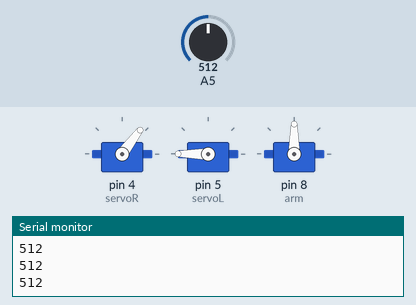
The sketch below on a simulated Arduino Uno, built with avr-gcc and run on an emulated ATmega328P. On the bench: 3 × servo, the last lines printed to the serial monitor. The inputs (shaded band) are chosen by the test bench; at power-on: A5 = 512.

Above: at 1.2 s.
1.3 s: A5 set to 632
2.8 s: A5 set to 655
At 4.1 s:
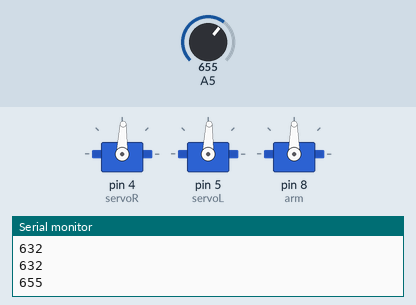
At 5.5 s:
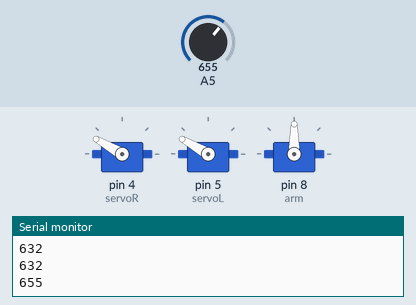
5.8 s: A5 set to 363
8.3 s: A5 set to 339
Timing chart, 0 to 18.3 s (numbered marks = the images above; inputs shaded):
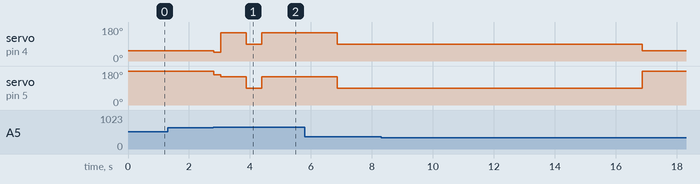

Measured:
- the behaviour switches between 643 and 644 on A5 (found by bisection; images 0 and 1)
- after the input at 2.8 s, servo on pin 4 (servoR): 53° → 46° at once, → 150° 0.23 s later, → 88° 0.84 s later, → 150° 0.50 s later; servo on pin 5 (servoL): 180° → 160° at once, → 150° 0.23 s later, → 88° 0.84 s later, → 150° 0.50 s later

The sketch:

ex6.ino
```cpp
//センサで障害物を検知し、自動で迷路を走破するプログラム
#include <Servo.h>
Servo servoR;
Servo servoL;
Servo arm;
int a; // arm sensor
void setup() {
  // put your setup code here, to run once:

servoR.attach(4);//右モータが4に配線されている場合のアタッチ
servoL.attach(5);
arm.attach(8);//8番のモータをアームのモータとする
//各モータの回転位置の初期化
servoR.write(88);
servoL.write(88);
arm.write(88);
Serial.begin(9600);//シリアル通信の転送速度
}

void set_motor(int L, int R){
  servoL.write(L);//0≦L≦180、90から離れるほど速く回転
  servoR.write(R);//0≦R≦180
}


void run_forward(double X){
  double k = 500/480;
  double T;
  T = k*(X+4.68)/0.1056;
  set_motor(160,46);
  delay(T);
  set_motor(88,88);
}

void turn(double A){
  double k = 90/95;
  double T;
  if(A<=180){
    set_motor(150,150);
  }else{
    set_motor(30,30);
    A=360-A;
  }
  T = 0.88*(A+5.36)/0.0998;
  delay(T);
  set_motor(88,88);
}

void loop(){
  a = analogRead(A5);//A5番のピンについている距離センサの値を読み取り
  Serial.println(a);//センサ値出力
  Serial.println();//シリアルモニタ上で改行
if(a>643) {//停止（前に障害物があるかの閾値は643）
  run_forward(20);
  turn(90);
  delay(500);
  a = analogRead(A5);
  if(a >= 350){
    turn(180);
    a = analogRead(A5);
    if(a >= 350){
      turn(90);
      delay(10000);
    }
  }
  arm.write(90);//アームが前向きになるよう維持
}else{//それ以外のとき直進するように速度をあたえる
  set_motor(180,53);
  arm.write(90);//アームが前向きになるよう維持

}
  delay(5);
}
```
